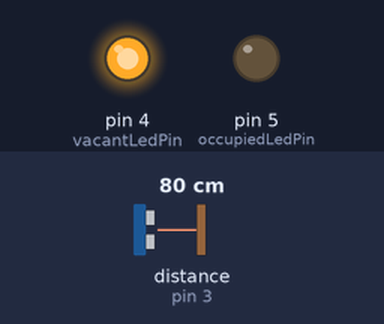
This sketch was run on a simulated Arduino Uno, built with avr-gcc and run on an emulated ATmega328P. On the bench: output pins drawn as LEDs (lit = HIGH). Wiring (inferred from the names in the program): ultrasonic range finder: trigger pin 2; echo pin 3. Inputs (shaded band) come from the test bench; at power-on: distance to the obstacle (sensor on pin 3) 80 cm. The echo pulse lasts 58.3 µs per cm; pins used as bus, display or sensor lines are not drawn.

Above: at 1.3 s.
1.4 s: distance to the obstacle (sensor on pin 3) set to 54 cm
2.9 s: distance to the obstacle (sensor on pin 3) set to 46 cm
At 4.0 s:
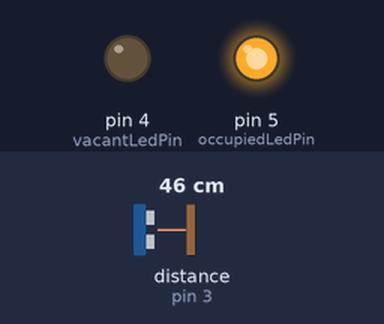
4.5 s: distance to the obstacle (sensor on pin 3) set to 60 cm
At 5.6 s:
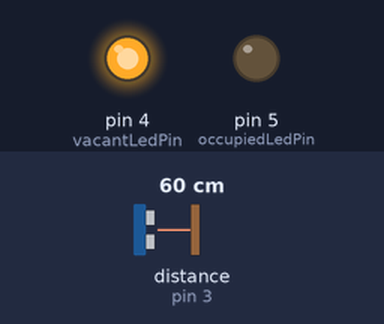
6.0 s: distance to the obstacle (sensor on pin 3) set to 2 cm
At 7.0 s:
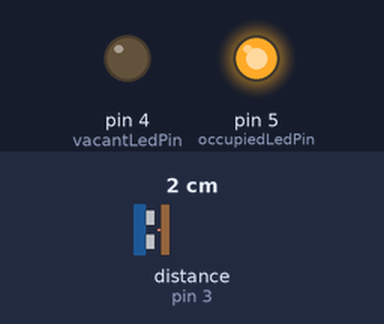
Timing chart, 0 to 8.5 s (numbered marks = the images above; inputs shaded):
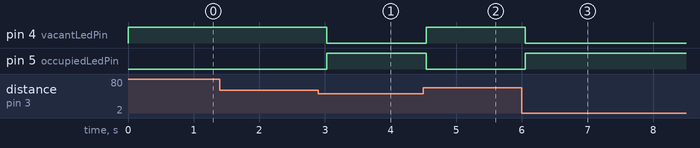

Measured:
- the behaviour switches between 52 and 51 cm on distance to the obstacle (sensor on pin 3) (found by bisection; images 0 and 1)
- after the input at 1.4 s, every drawn part: stays the same
- after the input at 2.9 s, pin 4 (vacantLedPin): HIGH → LOW after 0.13 s; pin 5 (occupiedLedPin): LOW → HIGH after 0.13 s
- after the input at 4.5 s, pin 4 (vacantLedPin): LOW → HIGH at once; pin 5 (occupiedLedPin): HIGH → LOW at once
- after the input at 6.0 s, pin 4 (vacantLedPin): HIGH → LOW after 0.05 s; pin 5 (occupiedLedPin): LOW → HIGH after 0.05 s

The sketch:

Smart_Parking_jul31a.ino
```cpp
// Smart Parking System using Ultrasonic Sensor

// Define ultrasonic sensor pins
const int trigPin = 2;  // Trig pin of the ultrasonic sensor
const int echoPin = 3;  // Echo pin of the ultrasonic sensor

// Define LED pins for indicating parking availability
const int vacantLedPin = 4;   // Green LED indicating vacant parking
const int occupiedLedPin = 5; // Red LED indicating occupied parking

// Define distance threshold for detecting a vehicle (in centimeters)
const int vacantThreshold = 50; // Adjust this value depending on your setup

void setup() {
  // Initialize serial communication for debugging (optional)
  Serial.begin(9600);

  // Define pin modes
  pinMode(trigPin, OUTPUT);
  pinMode(echoPin, INPUT);
  pinMode(vacantLedPin, OUTPUT);
  pinMode(occupiedLedPin, OUTPUT);

  // Initialize LED states
  digitalWrite(vacantLedPin, LOW);
  digitalWrite(occupiedLedPin, LOW);
}

void loop() {
  // Send a brief pulse to the trigger pin to start measurement
  digitalWrite(trigPin, LOW);
  delayMicroseconds(2);
  digitalWrite(trigPin, HIGH);
  delayMicroseconds(10);
  digitalWrite(trigPin, LOW);

  // Measure the duration of the pulse from the echo pin
  long duration = pulseIn(echoPin, HIGH);

  // Calculate the distance based on the speed of sound in air (343 meters per second)
  int distance = duration * 0.0343 / 2;

  // Uncomment the following line for debugging (optional)
  // Serial.print("Distance: ");
  // Serial.println(distance);

  // Check if the parking space is vacant or occupied
  if (distance > vacantThreshold) {
    // Parking space is vacant
    digitalWrite(vacantLedPin, HIGH);
    digitalWrite(occupiedLedPin, LOW);
  } else {
    // Parking space is occupied
    digitalWrite(vacantLedPin, LOW);
    digitalWrite(occupiedLedPin, HIGH);
  }

  // Add a small delay between measurements to reduce noise
  delay(500);
}
```
